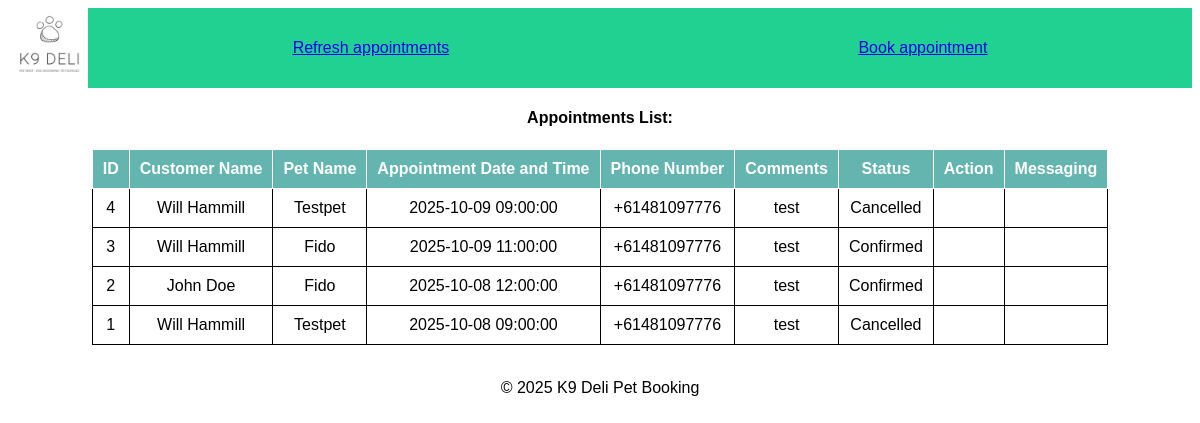
The app's page /appointments/view, older data.
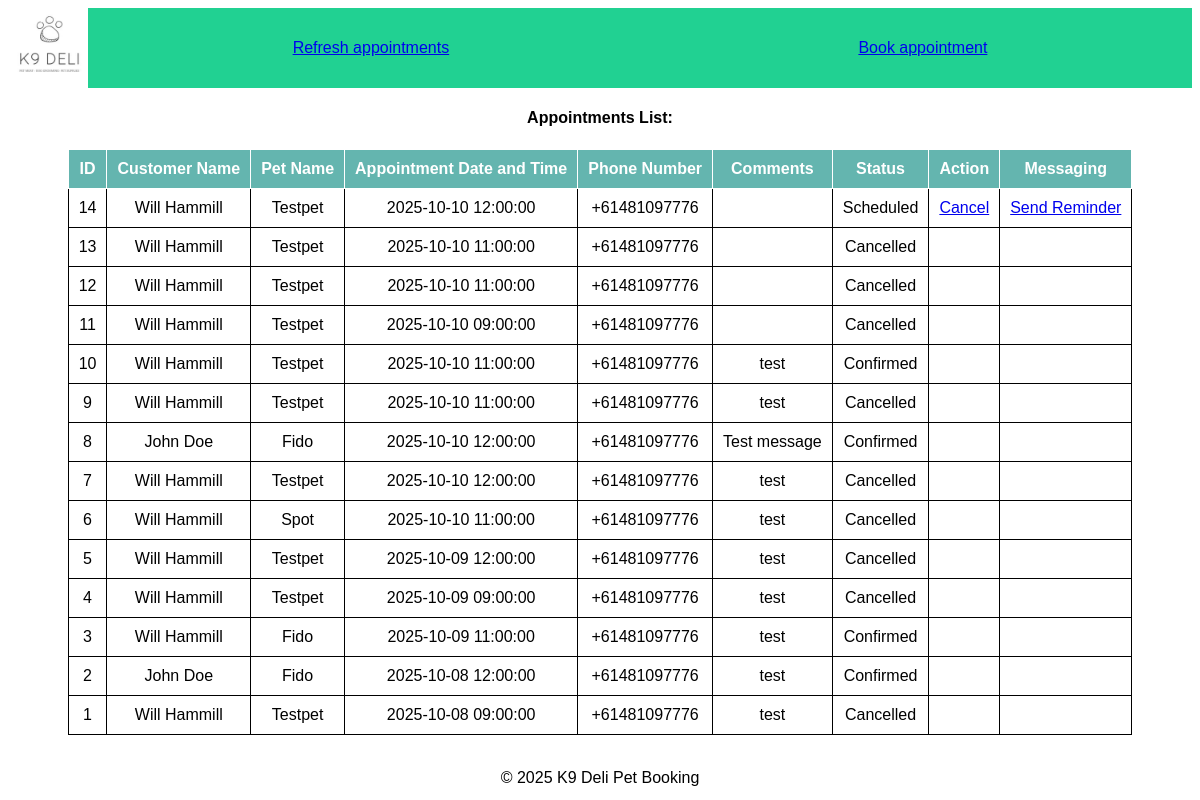
The same page, newer data.
### tables this page shows
CREATE TABLE appointments (
                id INTEGER PRIMARY KEY AUTOINCREMENT,
                customer_first TEXT,
                customer_last TEXT,
                customer_number TEXT,
                appt_datetime TEXT,
                pet_name TEXT,
                comments TEXT,
                appt_status INTEGER DEFAULT 1
            );

### bookingConfirm.py (the view)
@appointments.route('/appointments/view')
def view_appointments():  # SQLITE version from simple_form branch
    conn = sqlite3.connect('appointments.db')
    conn.row_factory = sqlite3.Row  # Enable dictionary-like row access in appointments_list.html
    current_time = datetime.now()
    c = conn.cursor()
    c.execute('''
            UPDATE appointments SET appt_status = 2 -- 2 = Done
            WHERE appt_datetime < ? AND appt_status = 1 OR appt_datetime < ? AND appt_status = 3
        ''', (current_time, current_time))
    c.execute('SELECT * FROM appointments')
    booked_appointments = c.fetchall()
    conn.close()
    return render_template('AppointmentViewer.html', appointments=booked_appointments)

### templates/AppointmentViewer.html (shortened to what this page needs)
<!DOCTYPE html>
<html lang="en">
<head>
    <link rel="stylesheet" href="https://cdnjs.cloudflare.com/ajax/libs/font-awesome/6.0.0-beta3/css/all.min.css">
    <link rel="stylesheet" href="{{ url_for('static', filename='styles.css') }}">
</head>
<body>
<header class="main-header">
    <nav class="nav-bar">
        <img src="../static/k9_logo.jpg" alt="K9 Logo" style="width:80px; height: auto;">
      <ul class="container">
        <li><a href="{{ url_for('appointments.view_appointments') }}">Refresh appointments</a></li>
      </ul>
      <ul class="container">
        <li><a href="{{ url_for('appointments.load_page') }}">Book appointment</a></li>
      </ul>
    </nav>
</header>
 <h4>Appointments List:</h4>
<table border="1">
    <thead>
            <tr>
                <th>ID</th>
                <th>Customer Name</th>
                <th>Pet Name</th>
                <th>Appointment Date and Time</th>
                <th>Phone Number</th>
                <th>Comments</th>
                <th>Status</th>
                <th>Action</th>
                <th>Messaging</th>
            </tr>
        </thead>
    <tbody>
            {% for appointment in appointments | reverse %}
            <tr>
                <td>{{ appointment['id'] }}</td>
                <td>{{ appointment['customer_first'] }} {{ appointment['customer_last'] }}</td>
                <td>{{ appointment['pet_name'] }}</td>
                <td>{{ appointment['appt_datetime'] }}</td>
                <td>{{ appointment['customer_number'] }}</td>
                <td>{{ appointment['comments'] }}</td>
                <td>{{ 'Scheduled' if appointment['appt_status'] == 1 else 'Done' if appointment['appt_status'] == 2 else 'Confirmed' if appointment['appt_status'] == 3 else 'Cancelled' }}</td>
                <td>
                    {% if appointment['appt_status'] == 1 %}
                    <a href="{{ url_for('appointments.cancel_appointment', appointment_id=appointment[0]) }}">Cancel</a>
                    {% else %}
                    <span></span>
                    {% endif %}
                </td>
                <td>
                    {% if appointment['appt_status'] == 1 %}
                    <a href="{{ url_for('appointments.confirm_appointment', appointment_id=appointment[0]) }}">Send Reminder</a>
                    {% else %}
                    <span></span>
                    {% endif %}
                </td>
            </tr>
            {% endfor %}
        </tbody>
</table>
<br>
</body>
<footer>
        <p>&copy; 2025 K9 Deli Pet Booking</p>
    </footer>
</html>

### static/styles.css (style rules this page uses)
:root { --button-bg-color: #76c7c0; --button-hover-bg-color: #64b5af; --link-color: #00796b; }
body { font-family: 'Calibri', sans-serif; text-align: center; }
table, th, td { border: 1px solid; border-collapse: collapse; padding: 10px; margin: 0 auto; }
th { background-color: #64b5af; color: white; }
nav.nav-bar { background-color: rgba(9, 204, 135, 0.9); display: flex; align-items:center; height: auto; }
ul.container { display: flex; align-items: center; justify-content:space-around; flex: auto; padding: 0; }
ul.container li { list-style-type: none; margin:0 2%; }
img { max-height: 100%; }

Row changes from the older to the newer data that the page shows:
added appointments: id "14", customer_first "Will", customer_last "Hammill", pet_name "Testpet", appt_datetime "2025-10-10 12:00:00", customer_number "+61481097776", appt_status "Scheduled"
added appointments: id "13", customer_first "Will", customer_last "Hammill", pet_name "Testpet", appt_datetime "2025-10-10 11:00:00", customer_number "+61481097776", appt_status "Cancelled"
added appointments: id "12", customer_first "Will", customer_last "Hammill", pet_name "Testpet", appt_datetime "2025-10-10 11:00:00", customer_number "+61481097776", appt_status "Cancelled"
added appointments: id "11", customer_first "Will", customer_last "Hammill", pet_name "Testpet", appt_datetime "2025-10-10 09:00:00", customer_number "+61481097776", appt_status "Cancelled"
added appointments: id "10", customer_first "Will", customer_last "Hammill", pet_name "Testpet", appt_datetime "2025-10-10 11:00:00", customer_number "+61481097776", comments "test", appt_status "Confirmed"
added appointments: id "9", customer_first "Will", customer_last "Hammill", pet_name "Testpet", appt_datetime "2025-10-10 11:00:00", customer_number "+61481097776", comments "test", appt_status "Cancelled"
added appointments: id "8", customer_first "John", customer_last "Doe", pet_name "Fido", appt_datetime "2025-10-10 12:00:00", customer_number "+61481097776", comments "Test message", appt_status "Confirmed"
added appointments: id "7", customer_first "Will", customer_last "Hammill", pet_name "Testpet", appt_datetime "2025-10-10 12:00:00", customer_number "+61481097776", comments "test", appt_status "Cancelled"
added appointments: id "6", customer_first "Will", customer_last "Hammill", pet_name "Spot", appt_datetime "2025-10-10 11:00:00", customer_number "+61481097776", comments "test", appt_status "Cancelled"
added appointments: id "5", customer_first "Will", customer_last "Hammill", pet_name "Testpet", appt_datetime "2025-10-09 12:00:00", customer_number "+61481097776", comments "test", appt_status "Cancelled"
